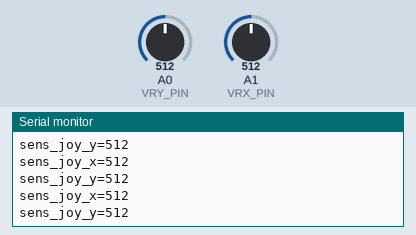
Simulated run of this sketch. Board: Arduino Uno, built with avr-gcc and run on an emulated ATmega328P. Shown: the last lines printed to the serial monitor. Inputs (shaded band) come from the test bench; at power-on: A0 (VRY_PIN) = 512, A1 (VRX_PIN) = 512.

Above: at 1.2 s.
1.3 s: A0 (VRY_PIN) set to 716
At 1.57 s:
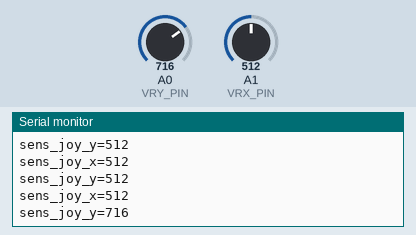
2.8 s: A1 (VRX_PIN) set to 716
At 2.97 s:
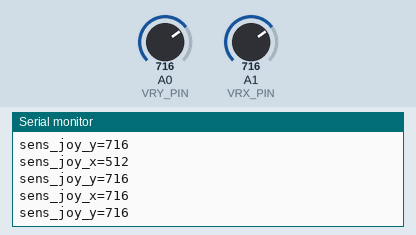
4.3 s: A0 (VRY_PIN) set to 900
At 4.58 s:
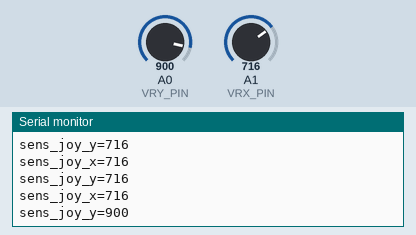
5.8 s: A1 (VRX_PIN) set to 900
At 5.99 s:
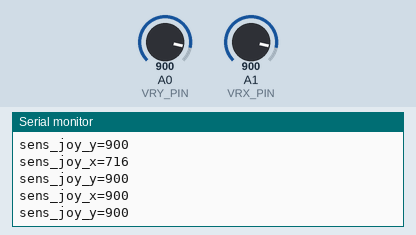
Timing chart, 0 to 8.3 s (numbered marks = the images above; inputs shaded):
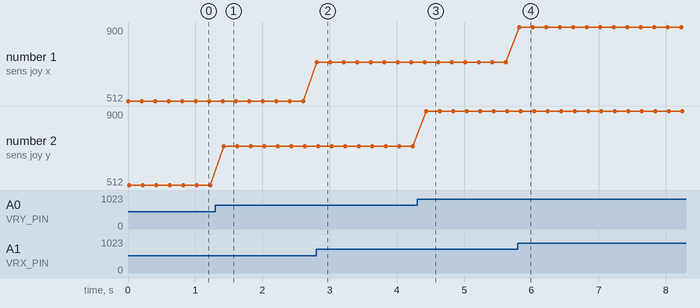

Measured:
- after the input at 1.3 s, the serial monitor: prints a new line after 0.12 s (image 1)
- after the input at 2.8 s, the serial monitor: prints a new line at once (image 2)
- after the input at 4.3 s, the serial monitor: prints a new line after 0.13 s (image 3)
- after the input at 5.8 s, the serial monitor: prints a new line at once (image 4)
- plotted number 2: 512 → 716 after the input at 1.3 s, 716 → 900 after the input at 4.3 s

The sketch:

arduino_nano_code.ino
```cpp
#define VRX_PIN  A1
#define VRY_PIN  A0

int xValue = 0;
int yValue = 0;

void setup() {
  Serial.begin(9600) ;
}

void loop() {
  xValue = analogRead(VRX_PIN);
  yValue = analogRead(VRY_PIN);
  Serial.print("sens_joy_x=");
  Serial.println(xValue);
  Serial.print("sens_joy_y=");
  Serial.println(yValue);
  delay(200);
}
```
